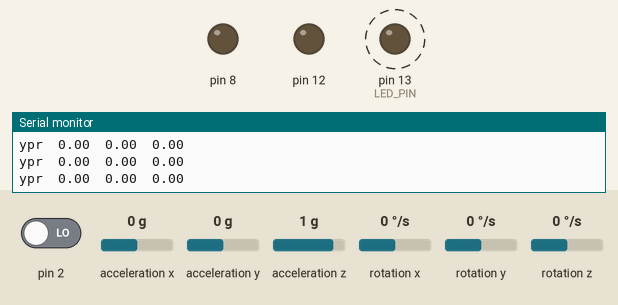
Recording of a sketch running on a simulated Arduino Uno, built with avr-gcc and run on an emulated ATmega328P. Parts: output pins drawn as LEDs (lit = HIGH), the last lines printed to the serial monitor. Dashed ring = blinking. The inputs (shaded band) are chosen by the test bench; at power-on: acceleration y 0 g, rotation z 0 °/s, acceleration x 0 g, acceleration z 1 g, pin 2 LOW, rotation x 0 °/s, rotation y 0 °/s. The sensor or clock chip raises its interrupt line as the real part does.

Above: at 1.41 s.
1.9 s: acceleration y set to -1.4 g
At 3.1 s:
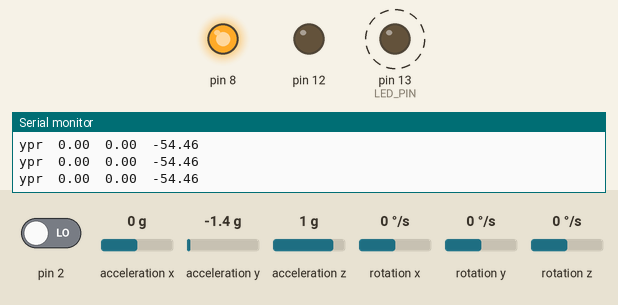
3.6 s: rotation z set to -14 °/s
6.6 s: acceleration y set to 0 g
9.6 s: acceleration y set to 0.2 g
At 11.0 s:
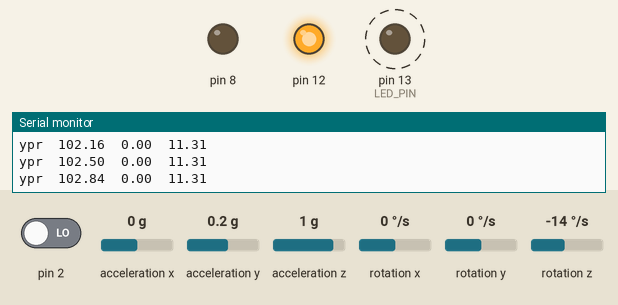
12.6 s: acceleration x set to -1.4 g
15.6 s: acceleration z set to -0.8 g
Timing chart, 0 to 19.6 s (numbered marks = the images above; inputs shaded):
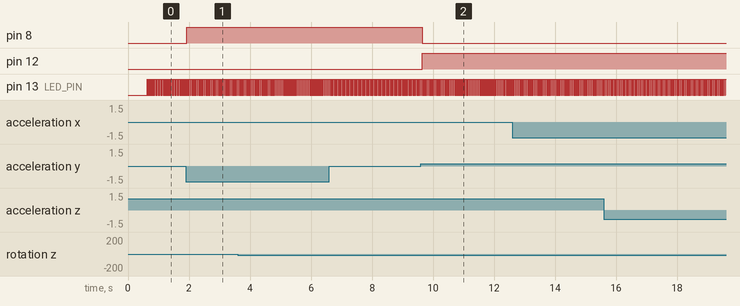

The sketch:

Remote.ino
```cpp
#include "I2Cdev.h"
#include "MPU6050_6Axis_MotionApps20.h"
#if I2CDEV_IMPLEMENTATION == I2CDEV_ARDUINO_WIRE
#include "Wire.h"
#endif

MPU6050 mpu;

#define OUTPUT_READABLE_YAWPITCHROLL

#define LED_PIN 13

bool blinkState = false;
bool dmpReady = false;
uint8_t mpuIntStatus;
uint8_t devStatus;
uint16_t packetSize;
uint16_t fifoCount;
uint8_t fifoBuffer[64];

Quaternion q;
VectorInt16 aa;
VectorInt16 aaReal;
VectorInt16 aaWorld;
VectorFloat gravity;
float ypr[3];

volatile bool mpuInterrupt = false;

void dmpDataReady()
{
  mpuInterrupt = true;
}

void setup()
{
  pinMode(8,OUTPUT);
  pinMode(12,OUTPUT);

  #if I2CDEV_IMPLEMENTATION == I2CDEV_ARDUINO_WIRE
  Wire.begin();
  TWBR = 24;
  #elif I2CDEV_IMPLEMENTATION == I2CDEV_BUILTIN_FASTWIRE
  Fastwire::setup(400, true);
  #endif

  Serial.begin(9600);

  while (!Serial);

  Serial.println(F("Initializing I2C devices..."));
  mpu.initialize();

  Serial.println(F("Testing device connections..."));
  Serial.println(mpu.testConnection() ? F("MPU6050 connection successful") : F("MPU6050 connection failed"));
  Serial.println(F("Initializing DMP..."));
  devStatus = mpu.dmpInitialize();

  mpu.setXGyroOffset(220);
  mpu.setYGyroOffset(76);
  mpu.setZGyroOffset(-85);
  mpu.setZAccelOffset(1788);

  if (devStatus == 0)
  {
    Serial.println(F("Enabling DMP..."));
    mpu.setDMPEnabled(true);
    Serial.println(F("Enabling interrupt detection (Arduino external interrupt 0)..."));
    attachInterrupt(0, dmpDataReady, RISING);
    mpuIntStatus = mpu.getIntStatus();
    Serial.println(F("DMP ready! Waiting for first interrupt..."));
    dmpReady = true;
    packetSize = mpu.dmpGetFIFOPacketSize();
  }

  else
  {
    Serial.print(F("DMP Initialization failed (code "));
    Serial.print(devStatus);
    Serial.println(F(")"));
  }
  pinMode(LED_PIN, OUTPUT);
}

void loop()
{
  if (!dmpReady) return;
  while (!mpuInterrupt && fifoCount < packetSize)
  {

  }

  mpuInterrupt = false;
  mpuIntStatus = mpu.getIntStatus();
  fifoCount = mpu.getFIFOCount();
  if ((mpuIntStatus & 0x10) || fifoCount == 1024)
  {
    mpu.resetFIFO();
    Serial.println(F("FIFO overflow!"));
  }
  else if (mpuIntStatus & 0x02)
  {
    while (fifoCount < packetSize) fifoCount = mpu.getFIFOCount();
    mpu.getFIFOBytes(fifoBuffer, packetSize);
    fifoCount -= packetSize;

    #ifdef OUTPUT_READABLE_YAWPITCHROLL

    mpu.dmpGetQuaternion(&q, fifoBuffer);
    mpu.dmpGetGravity(&gravity, &q);
    mpu.dmpGetYawPitchRoll(ypr, &q, &gravity);
    Serial.print("ypr\t");
    Serial.print(ypr[0] * 180/M_PI);
    Serial.print("\t");
    Serial.print(ypr[1] * 180/M_PI);
    Serial.print("\t");
    Serial.println(ypr[2] * 180/M_PI);

    if ( (ypr[2]*180/M_PI)<10.00 &&  (ypr[2]*180/M_PI)>0.00 && (ypr[1]*180/M_PI)>10.00)
    {
      drive_forward();
    }
    else if((ypr[2]*180/M_PI)<10.00 &&  (ypr[2]*180/M_PI)>0.00 && (ypr[1]*180/M_PI)<-10.00)
    {
      drive_backward();
    }
    else if((ypr[1]*180/M_PI)>-10.00 && (ypr[1]*180/M_PI)<10.00 && (ypr[2]*180/M_PI)>10.00)
    {
      turn_left();
    }
    else if((ypr[1]*180/M_PI)>-10.00 && (ypr[1]*180/M_PI)<10.00 && (ypr[2]*180/M_PI)<-10.00)
    {
      turn_right();
    }
    #endif

    blinkState = !blinkState;
    digitalWrite(LED_PIN, blinkState);
  }
}

void drive_forward()
{
  digitalWrite(8,HIGH);
  digitalWrite(12,HIGH);
}

void drive_backward()
{
  digitalWrite(8,LOW);
  digitalWrite(12,LOW);
}

void turn_right()
{
  digitalWrite(12,LOW);
  digitalWrite(8,HIGH);
}

void turn_left()
{
  digitalWrite(12,HIGH);
  digitalWrite(8,LOW);
}
```

Measured:
- the behaviour switches between 0.1 and 0.2 g on acceleration y (found by bisection; images 1 and 2)
- after the input at 1.9 s, pin 8: LOW → HIGH at once
- after the input at 9.6 s, pin 8: HIGH → LOW at once; pin 12: LOW → HIGH at once
- by itself, pin 13 (LED_PIN): alternates HIGH for 0.03 s and LOW for 0.03 s
